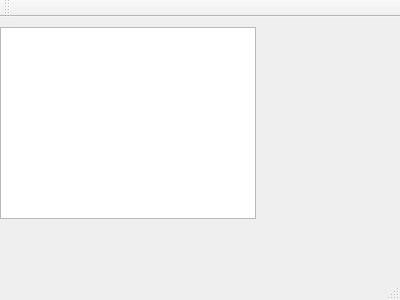
<?xml version="1.0" encoding="UTF-8"?>
<ui version="4.0">
 <class>MainWindow</class>
 <widget class="QMainWindow" name="MainWindow">
  <property name="geometry">
   <rect>
    <x>0</x>
    <y>0</y>
    <width>400</width>
    <height>300</height>
   </rect>
  </property>
  <property name="windowTitle">
   <string>MainWindow</string>
  </property>
  <widget class="QWidget" name="centralWidget">
   <widget class="QTreeView" name="treeView">
    <property name="geometry">
     <rect>
      <x>0</x>
      <y>10</y>
      <width>256</width>
      <height>192</height>
     </rect>
    </property>
   </widget>
  </widget>
  <widget class="QMenuBar" name="menuBar">
   <property name="geometry">
    <rect>
     <x>0</x>
     <y>0</y>
     <width>400</width>
     <height>26</height>
    </rect>
   </property>
  </widget>
  <widget class="QToolBar" name="mainToolBar">
   <attribute name="toolBarArea">
    <enum>TopToolBarArea</enum>
   </attribute>
   <attribute name="toolBarBreak">
    <bool>false</bool>
   </attribute>
  </widget>
  <widget class="QStatusBar" name="statusBar"/>
 </widget>
 <layoutdefault spacing="6" margin="11"/>
 <resources/>
 <connections/>
</ui>
